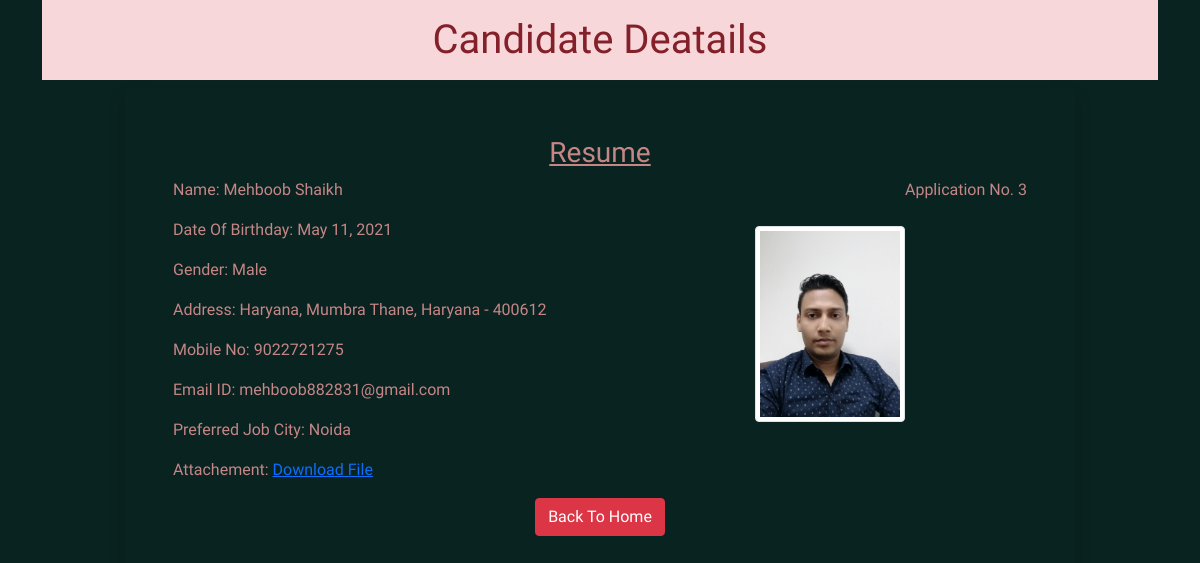
Page /3 on the committed database.
### app/models.py (models this page shows)
class Resume(models.Model):
    name = models.CharField(max_length=100)
    dob = models.DateField(auto_now=False,auto_now_add=False)
    gender = models.CharField(max_length=20)
    locality = models.CharField(max_length=100)
    city = models.CharField(max_length=100)
    pin = models.PositiveIntegerField()
    state = models.CharField(choices= STATE_CHOICE,max_length=50)
    mobile = models.PositiveIntegerField()
    email = models.EmailField()
    job_city = models.CharField(max_length=100)
    profile_image = models.ImageField(upload_to='profileImage',blank=True)
    myfile = models.FileField(upload_to='document',blank=True)

### app/views.py (the view)
# urls.py: path('<int:id>', views.candidate.as_view(), name='candidate'),
class candidate(View):
    def get(self,request,id):
        candidate = Resume.objects.get(id=id)
        return render(request,'candidate.html',{'candidate':candidate})

### app/templatetags/myfilter.py (called while the page is built)
@register.filter(name="rep")
def remove(value,arg):
    for char in arg:
        value = value.replace(char,"")
    return value

### app/templates/candidate.html
{% extends 'basic.html' %}
{% block body %}
{% load myfilter %}
    <div class="container">
    <h1 class="alert-danger text-center p-3">Candidate Deatails</h1>
    <div class="row">
    <div class="col-sm-10 offset-1 shadow p-5">
    <h3 class="text-center"><u>Resume</u></h3>
    <p class="float-end">Application No. {{candidate.id}}</p>
    <img src="{{candidate.profile_image.url}}" alt="" class="img-fluid img-thumbnail mt-5 float-end" width="150px" height="150px">
    <p>Name: {{candidate.name}}</p>
    <p>Date Of Birthday: {{candidate.dob}}</p>
    <p>Gender: {{candidate.gender}}</p>
    <p>Address: {{candidate.locality}}, {{candidate.city}}, {{candidate.state}} - {{candidate.pin}}</p>
    <p>Mobile No: {{candidate.mobile}}</p>
    <p>Email ID: {{candidate.email}}</p>
    <p>Preferred Job City: {{candidate.job_city|rep:"[]'"}}</p>
    <p>Attachement: <a href="{{ candidate.myfile.url }}">Download File</a></p>
    <div class="text-center ">
    <a href="/" class="btn btn-danger"> Back To Home </a>
    </div>
    </div>
    </div>
    </div>
{% endblock body %}

### app/templates/basic.html (shortened to what this page needs)
<!DOCTYPE html>
{% load static %}
<html lang="en">
<head>
    <link href="https://cdn.jsdelivr.net/npm/bootstrap@5.0.0-beta3/dist/css/bootstrap.min.css" rel="stylesheet">
    <link rel="stylesheet" href="{% static "style.css" %}">
    <link rel="stylesheet" href="//code.jquery.com/ui/1.12.1/themes/base/jquery-ui.css">
    <link rel="stylesheet" href="/resources/demos/style.css">
</head>
<body>
{% block body %}{% endblock body %}
</body>
</html>

### app/static/style.css (style rules this page uses)
body { background-color: rgb(9 35 33); color: #c58686; font-family: 'Goblin One', cursive; }

### rows in the picture
Resume: id "3", profile_image (picture), name "Mehboob Shaikh", dob "May 11, 2021", gender "Male", locality "Haryana", city "Mumbra Thane", state "Haryana", pin "400612", mobile "9022721275", email "mehboob882831@gmail.com", job_city|rep "Noida"
